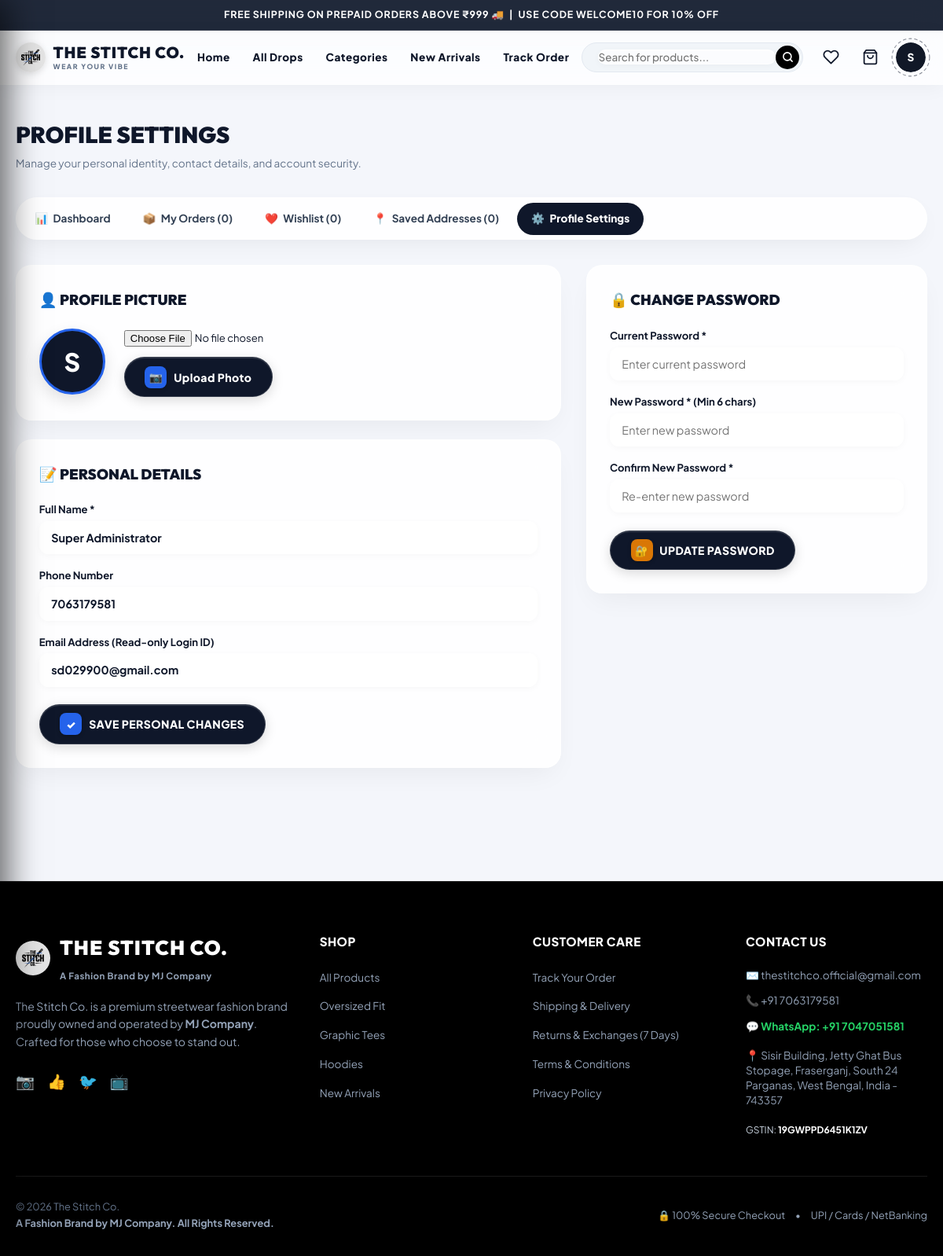
The app's page /profile.php (signed in) with its own data.
### tables this page shows
CREATE TABLE IF NOT EXISTS `users` (
    `id` INT AUTO_INCREMENT PRIMARY KEY,
    `fullname` VARCHAR(255) NOT NULL,
    `email` VARCHAR(255) NOT NULL UNIQUE,
    `phone` VARCHAR(50) NOT NULL,
    `password_hash` VARCHAR(255) NOT NULL,
    `role` ENUM('customer', 'admin', 'super_admin') DEFAULT 'customer',
    `status` ENUM('active', 'inactive', 'banned') DEFAULT 'active',
    `avatar` VARCHAR(255) DEFAULT NULL,
    `must_change_password` TINYINT(1) DEFAULT 0,
    `created_at` TIMESTAMP DEFAULT CURRENT_TIMESTAMP,
    `updated_at` TIMESTAMP DEFAULT CURRENT_TIMESTAMP ON UPDATE CURRENT_TIMESTAMP
);

### profile.php (the view, shortened to what the rows shown need)
<?php
require_once __DIR__ . '/includes/functions.php';
require_once __DIR__ . '/includes/auth.php';
require_once __DIR__ . '/includes/header.php';
?>
<div class="container" style="padding: 2.5rem 1.25rem 5rem;">
    <div style="display: flex; justify-content: space-between; align-items: center; margin-bottom: 2rem; flex-wrap: wrap; gap: 1rem;">
        <div>
            <h1 style="font-family: var(--font-heading); font-size: 1.8rem; font-weight: 900; color: #0F172A; text-transform: uppercase; margin: 0;">
                Profile Settings
            </h1>
        </div>
    </div>
    <div style="display: grid; grid-template-columns: 1fr 1fr; gap: 2rem;" class="checkout-grid">
        <div style="display: flex; flex-direction: column; gap: 1.5rem;">
            <div style="background: rgba(255, 255, 255, 0.88); backdrop-filter: blur(20px); border: 1.5px solid rgba(255, 255, 255, 0.75); border-radius: 20px; padding: 1.8rem; box-shadow: 0 15px 35px -10px rgba(0,0,0,0.06);">
                <div style="display: flex; align-items: center; gap: 1.5rem; flex-wrap: wrap;">
                    <div style="width: 84px; height: 84px; border-radius: 50%; overflow: hidden; background: #0F172A; color: #fff; display: flex; align-items: center; justify-content: center; font-size: 2rem; font-weight: 900; border: 3px solid #2563EB; box-shadow: 0 8px 20px rgba(0,0,0,0.12); flex-shrink: 0;">
                        <?php if (!empty($currentUser['avatar'])): ?>
                            <img src="<?= e($currentUser['avatar']) ?>" alt="" style="width: 100%; height: 100%; object-fit: cover;">
                        <?php else: ?>
                            <?= strtoupper(substr($currentUser['fullname'], 0, 1)) ?>
                        <?php endif; ?>
                    </div>
                    <div style="flex: 1; min-width: 200px;">
                        <form action="profile.php" method="POST" enctype="multipart/form-data">
                        </form>
                    </div>
                </div>
            </div>
            <div style="background: rgba(255, 255, 255, 0.88); backdrop-filter: blur(20px); border: 1.5px solid rgba(255, 255, 255, 0.75); border-radius: 20px; padding: 1.8rem; box-shadow: 0 15px 35px -10px rgba(0,0,0,0.06);">
                <form action="profile.php" method="POST">
                    <div style="display: flex; flex-direction: column; gap: 1rem;">
                        <div>
                            <label style="display: block; font-size: 0.82rem; font-weight: 700; margin-bottom: 0.3rem;">Full Name *</label>
                            <input type="text" name="fullname" required value="<?= e($currentUser['fullname']) ?>" style="width: 100%; padding: 0.7rem 0.9rem; border: 1.5px solid #CBD5E1; border-radius: 8px; font-size: 0.9rem; font-weight: 700;">
                        </div>
                        <div>
                            <label style="display: block; font-size: 0.82rem; font-weight: 700; margin-bottom: 0.3rem;">Phone Number</label>
                            <input type="text" name="phone" value="<?= e($currentUser['phone'] ?? '') ?>" placeholder="+91 98765 43210" style="width: 100%; padding: 0.7rem 0.9rem; border: 1.5px solid #CBD5E1; border-radius: 8px; font-size: 0.9rem; font-weight: 700;">
                        </div>
                        <div>
                            <label style="display: block; font-size: 0.82rem; font-weight: 700; margin-bottom: 0.3rem;">Email Address (Read-only Login ID)</label>
                            <input type="email" value="<?= e($currentUser['email']) ?>" readonly style="width: 100%; padding: 0.7rem 0.9rem; border: 1.5px solid #CBD5E1; border-radius: 8px; font-size: 0.9rem; font-weight: 700; background: #F1F5F9; color: #64748B; cursor: not-allowed;">
                        </div>
                    </div>
                </form>
            </div>
        </div>
    </div>
</div>
<?php require_once __DIR__ . '/includes/footer.php'; ?>

### includes/header.php (shortened to what the rows shown need)
<?php
require_once __DIR__ . '/functions.php';
require_once __DIR__ . '/auth.php';
check_maintenance_mode();
$currentUser = current_user();
$activeTheme = get_setting('active_theme', 'default');
?>
<!DOCTYPE html>
<html lang="en">
<head>
    <link rel="stylesheet" href="assets/css/style.css?v=<?= time() ?>">
    <link rel="stylesheet" href="assets/css/festive-themes.css?v=<?= time() ?>">
</head>
<body data-theme="<?= e($activeTheme) ?>">
<header class="main-header">
    <div class="container navbar">
        <div class="nav-actions">
            <div class="profile-dropdown-wrapper" id="profile-dropdown-wrapper">
                <div class="profile-orbit-ring-wrap">
                    <button type="button" class="nav-icon-btn profile-trigger-btn" id="profile-dropdown-btn" onclick="toggleProfileDropdown(event)" aria-label="Account Menu" aria-expanded="false">
                        <?php if ($currentUser): ?>
                            <?php if (!empty($currentUser['avatar'])): ?>
                                <img src="<?= e($currentUser['avatar']) ?>" alt="<?= e($currentUser['fullname']) ?>" style="width: 100%; height: 100%; object-fit: cover; border-radius: 50%;">
                            <?php else: ?>
                                <span class="profile-initials-avatar"><?= strtoupper(substr($currentUser['fullname'], 0, 1)) ?></span>
                            <?php endif; ?>
                        <?php else: ?>
                            <span class="profile-guest-icon">
                                <svg width="18" height="18" viewBox="0 0 24 24" fill="none" stroke="currentColor" stroke-width="2" stroke-linecap="round" stroke-linejoin="round"><path d="M20 21v-2a4 4 0 0 0-4-4H8a4 4 0 0 0-4 4v2"></path><circle cx="12" cy="7" r="4"></circle></svg>
                            </span>
                        <?php endif; ?>
                    </button>
                </div>
            </div>
        </div>
    </div>
</header>

### records on screen
users: fullname "S", fullname "Super Administrator", phone "7063179581", email "sd029900@gmail.com"

### other values on screen
$announcementText "FREE SHIPPING ON PREPAID ORDERS ABOVE ₹999 🚚 | USE CODE WELCOME10 FOR 10% OFF"
$orderCount "0"
$wishlistCount "0"
$addressCount "0"
